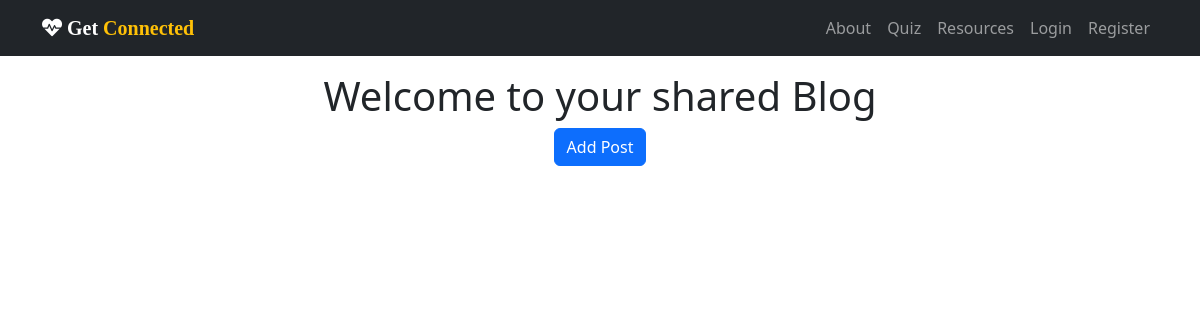
/blog/, run on an earlier commit of the app's database.
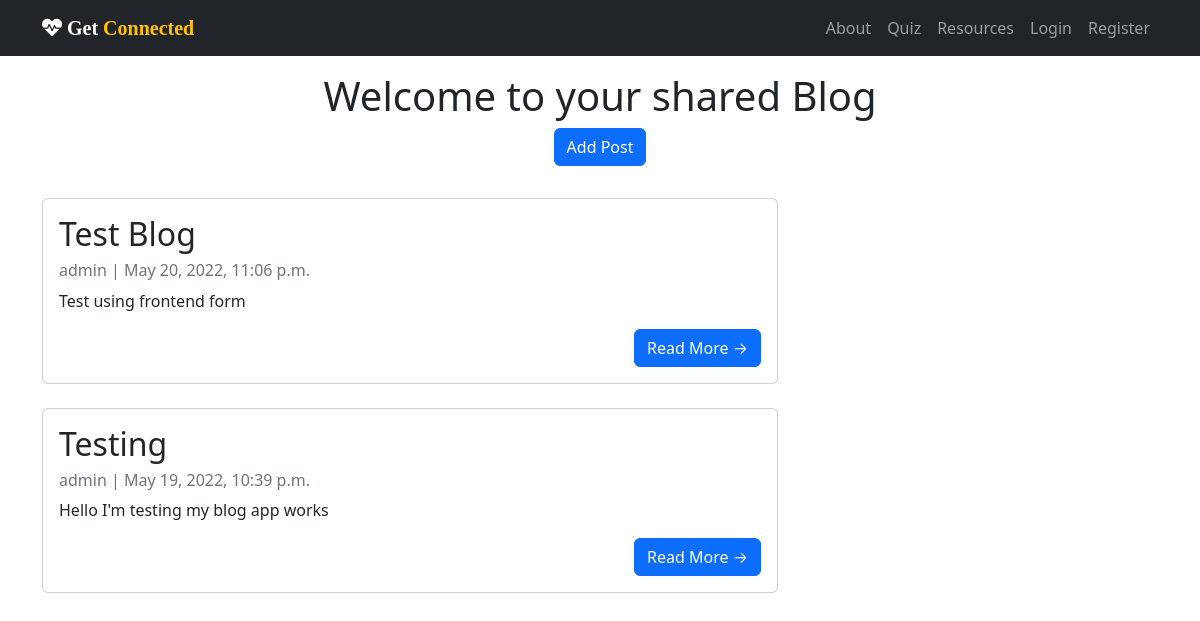
And on a later commit of the database.
### blog/models.py (models this page shows, shortened)
class Post(models.Model):
    title = models.CharField(max_length=200, unique=True)
    slug = models.SlugField(max_length=200, unique=True)
    author = models.ForeignKey(
        User, on_delete=models.CASCADE, related_name='blog_posts')
    updated_on = models.DateTimeField(auto_now=True)
    content = models.TextField(null=False, blank=False)
    created_on = models.DateTimeField(auto_now_add=True)
    status = models.IntegerField(choices=STATUS, default=0)
    class Meta:
        ordering = ['-created_on']

### blog/views.py (the view)
# urls.py: path('blog/', views.blog_posts, name='blog'),
def blog_posts(request):
    all_posts = Post.objects.all()
    context = {
        'posts': all_posts,
    }
    return render(request, 'blog/blog.html', context)

### blog/templates/blog/blog.html
{% extends 'base.html' %}
{% load static %}
{% block content %}
<header>
    <div class="container">
        <div class="row">
            <div class="col-10 offset-1 text-center">
                    <h1 class="mt-3"> Welcome to your shared Blog </h1>
                    <a href="{% url 'create_post' %}" class="btn btn-primary my-btn mb-3">Add Post</a>
            </div>
        </div>
    </div>
</header>
<div class="container">
    <div class="row">
        <div class="col-md-8 mt-3 left">
            {% for post in posts %}
            <div class="card mb-4">
                <div class="card-body">
                    <h2 class="card-title">{{ post.title }}</h2>
                    <p class="card-text text-muted h6">{{ post.author }} | {{ post.created_on}} </p>
                    <p class="card-text">{{post.content|slice:":200" }}</p>
                    <div class="text-end">
                        <a href="{% url 'post_detail' post.slug  %}" class="btn btn-primary">Read More &rarr;</a>
                    </div>
                </div>
            </div>
            {% endfor %}
        </div>
    </div>
</div>
{%endblock%}

### templates/base.html (shortened to what this page needs)
{% load static %}
<!doctype html>
<html lang="en">
  <head>
    {% block corecss %}
        <link href="https://cdn.jsdelivr.net/npm/bootstrap@5.2.0-beta1/dist/css/bootstrap.min.css" rel="stylesheet">
        <link rel="stylesheet" href="{% static 'css/base.css' %}">
        <link rel="stylesheet" href="https://use.fontawesome.com/releases/v5.15.2/css/all.css">
    {% endblock %}
  </head>
  <body>
    {% block page_header %}
    <header>
      <nav class="navbar navbar-expand-lg bg-dark navbar-light navbar-dark">
       <div class="container">
           <a href="{% url 'home' %}" class="navbar-brand"><i class="fas fa-heartbeat hvr-pulse"> Get <span class="text-warning">Connected</span></i></a>
           <div class="collapse navbar-collapse" id="navmenu">
               <ul class="navbar-nav ms-auto">
                   <li class="nav-item"><a href="#" class="nav-link">About</a></li>
                   <li class="nav-item"><a href="#" class="nav-link">Quiz</a></li>
                   <li class="nav-item"><a href="#" class="nav-link">Resources</a></li>
                   {% if request.user.is_authenticated %}
                   <li class="nav-item"><a href="{% url 'account_logout' %}" class="nav-link">Logout</a></li>
                   {% else %}
                   <li class="nav-item"><a href="{% url 'account_login' %}" class="nav-link">Login</a></li>
                   <li class="nav-item"><a href="{% url 'account_signup' %}" class="nav-link">Register</a></li>
                   {% endif %}
               </ul>
           </div>
       </div>
   </nav>
   </header>
    {% endblock %}
    {% block content %}{% endblock %}
  </body>
</html>

### static/css/base.css (style rules this page uses)
body { margin: 0; padding: 0; }

What changed in the data, as far as the page shows it:
added Post: title "Test Blog", author "admin", created_on "May 20, 2022, 11:06 p.m.", content "Test using frontend form"
added Post: title "Testing", author "admin", created_on "May 19, 2022, 10:39 p.m.", content "Hello I'm testing my blog app works"
